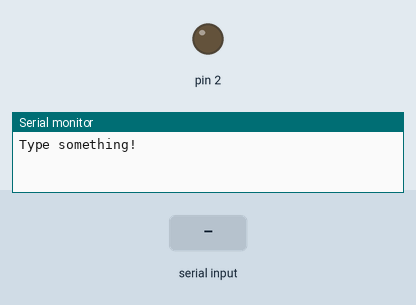
This sketch was run on a simulated Arduino Uno, built with avr-gcc and run on an emulated ATmega328P. On the bench: output pins drawn as LEDs (lit = HIGH), the last lines printed to the serial monitor. The test bench sets the inputs (shaded band).

Above: at 3.2 s.
3.3 s: "s" received over Serial
At 3.9 s:
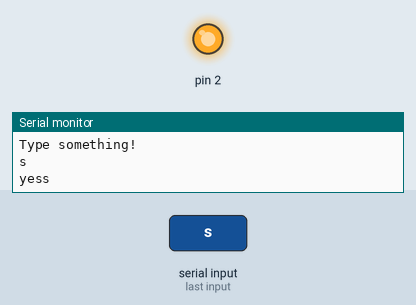
4.8 s: "1" received over Serial
Timing chart, 0 to 7.8 s (numbered marks = the images above; inputs shaded):
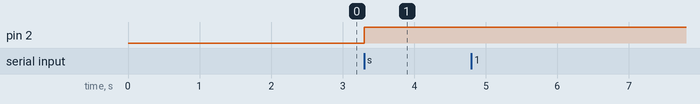

Measured:
- after the input at 3.3 s, pin 2: LOW → HIGH at once

The sketch:

nRFapp_SDTP.ino
```cpp
char input;
//char s;

void setup() {
    Serial.begin(115200);
    pinMode(2,OUTPUT);
    delay(2000);

    Serial.println("Type something!");
}

void loop() {
  //char s,p;
    if(Serial.available()){
        input = Serial.read();
        //Serial.print("You typed: " );
        Serial.println(input);
        if(input == 's')
        {digitalWrite(2,HIGH);
        Serial.print("yess");
        }
//        if(input=p)
//        {
//          digitalWrite(2,LOW);}
    }
}
```
